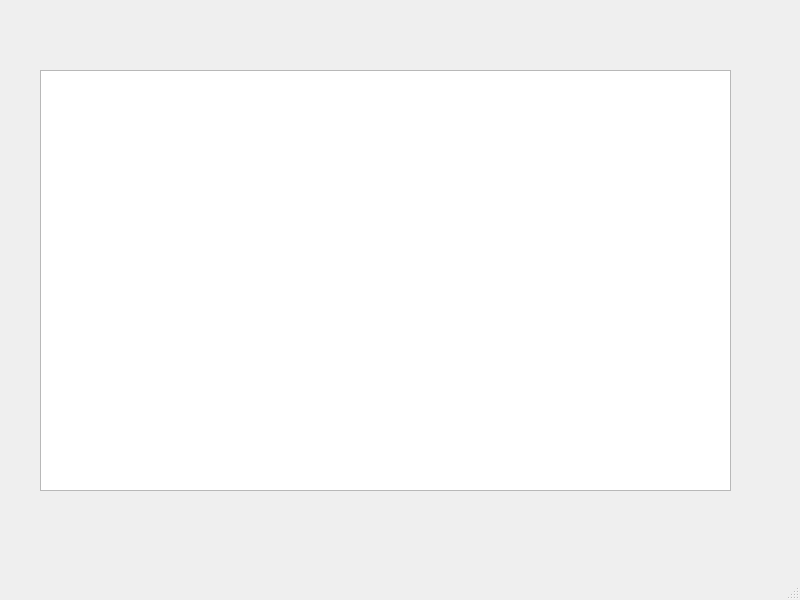
<?xml version="1.0" encoding="UTF-8"?>
<ui version="4.0">
 <class>MainWindow</class>
 <widget class="QMainWindow" name="MainWindow">
  <property name="geometry">
   <rect>
    <x>0</x>
    <y>0</y>
    <width>800</width>
    <height>600</height>
   </rect>
  </property>
  <property name="windowTitle">
   <string>MainWindow</string>
  </property>
  <widget class="QWidget" name="centralwidget">
   <widget class="QTextBrowser" name="textBrowser">
    <property name="geometry">
     <rect>
      <x>40</x>
      <y>70</y>
      <width>691</width>
      <height>421</height>
     </rect>
    </property>
   </widget>
  </widget>
  <widget class="QMenuBar" name="menubar">
   <property name="geometry">
    <rect>
     <x>0</x>
     <y>0</y>
     <width>800</width>
     <height>21</height>
    </rect>
   </property>
  </widget>
  <widget class="QStatusBar" name="statusbar"/>
 </widget>
 <resources/>
 <connections/>
</ui>
